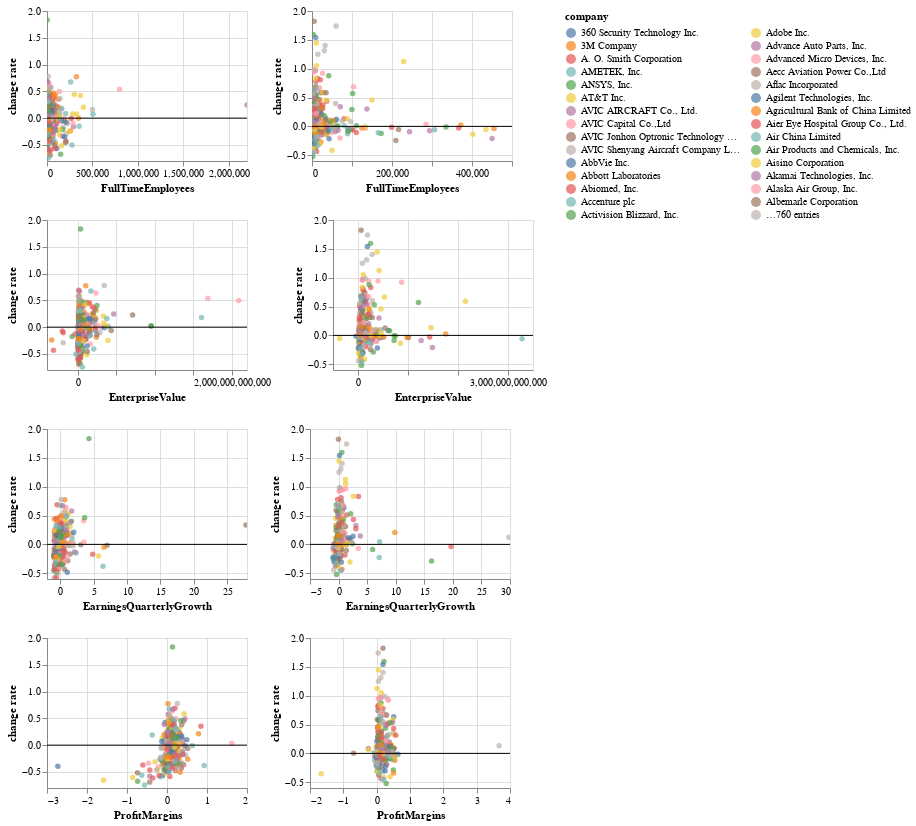

The code cell stored with this chart in its notebook:
### Markdown cell above
##### &ensp;&emsp;&emsp;&emsp;&emsp;&emsp; the U.S. &ensp; &ensp; &ensp;&ensp;&ensp;&ensp;&ensp;&ensp;&ensp;&ensp;&ensp;&ensp;&ensp;&ensp;&ensp;&ensp;&ensp;&ensp;&ensp;&ensp;&ensp;&ensp;&ensp;&ensp;&ensp; &ensp; &emsp;&emsp;&emsp;&emsp;&emsp; &emsp; &emsp;China

### Code cell
S_P_info = pd.read_csv('Data For Project/S_P500 Company Info.csv')
S_P_his = pd.read_csv('Data For Project/S_P500 Company History.csv',parse_dates=['Date'])
DAX_info = pd.read_csv('Data For Project/DAX30 Company Info.csv')
DAX_his = pd.read_csv('Data For Project/DAX30 Company History.csv',parse_dates=['Date'])
CSI_info = pd.read_csv('Data For Project/CSI300 Company Info.csv')
CSI_his = pd.read_csv('Data For Project/CSI300 Company History.csv',parse_dates=['Date'])

def get_growth(df):
    df=df.rename(columns={'Date':'date'})
    df = clipe_date(df,start_date,end_date)
    df = df.set_index('date')
    growth= df.apply(lambda x: x/x[0]-1)
    growth = growth[-1:]
    growth = growth.T
    growth.columns=['change rate']
    growth.sort_index(inplace=True)
    return growth

S_P_growth = get_growth(S_P_his)
DAX_growth = get_growth(DAX_his)
CSI_growth= get_growth(CSI_his)

def sort_merge_info(df,df2):
    df=df.set_index('Name')
    df.sort_index(inplace=True)
    return df.join(df2)

S_P_info=sort_merge_info(S_P_info,S_P_growth)
DAX_info=sort_merge_info(DAX_info,DAX_growth)
CSI_info=sort_merge_info(CSI_info,CSI_growth)

S_P_info.head(2)
factors_country = ['FullTimeEmployees','EnterpriseValue','EarningsQuarterlyGrowth','ProfitMargins']

def plot_Scatter_countries(source,factor):
    Map=alt.Chart(source).mark_circle().encode(
        x=factor,
        y=alt.Y('change rate',title='change rate'),
        color=alt.Color('LongName',title='company',legend=alt.Legend(columns=2)),
        tooltip = ['LongName','change rate']
    ).properties(
        width=200,
        height=150
    ).interactive()
    line=line = alt.Chart(pd.DataFrame({'y': [0]})).mark_rule().encode(y='y')
    return Map+line

maps = []

for factor in enumerate(factors_country):
    maps.append(plot_Scatter_countries(S_P_info,factor[1]))
    maps.append(plot_Scatter_countries(CSI_info,factor[1]))
#     maps.append(plot_Scatter_countries(DAX_info,factor[1]))
plot = None
for row in np.array_split(np.array(maps),4):
    row_plot = row[0]
    for col in row[1:]:
        row_plot |= col
    if plot:
        plot &= row_plot
    else:
        plot = row_plot
        
plot

### Figure 1 — Vega-Lite specification as saved in the notebook (floating-point values rounded to 4 significant figures; data arrays with more than 128 entries replaced by an {"elided": "..."} marker saying what was removed)
{"config": {"view": {"continuousWidth": 400, "continuousHeight": 300}}, "vconcat": [{"hconcat": [{"layer": [{"data": {"name": "data-ea63f0c86d4fdcabd1badac3a281be38"}, "mark": "circle", "encoding": {"color": {"type": "nominal", "field": "LongName", "legend": {"columns": 2}, "title": "company"}, "tooltip": [{"type": "nominal", "field": "LongName"}, {"type": "quantitative", "field": "change rate"}], "x": {"type": "quantitative", "field": "FullTimeEmployees"}, "y": {"type": "quantitative", "field": "change rate", "title": "change rate"}}, "height": 150, "selection": {"selector016": {"type": "interval", "bind": "scales", "encodings": ["x", "y"]}}, "width": 200}, {"data": {"name": "data-06fd9f850666401b4599de5588b60692"}, "mark": "rule", "encoding": {"y": {"type": "quantitative", "field": "y"}}}]}, {"layer": [{"data": {"name": "data-b267f11ac6ada83235fcbc893d371d74"}, "mark": "circle", "encoding": {"color": {"type": "nominal", "field": "LongName", "legend": {"columns": 2}, "title": "company"}, "tooltip": [{"type": "nominal", "field": "LongName"}, {"type": "quantitative", "field": "change rate"}], "x": {"type": "quantitative", "field": "FullTimeEmployees"}, "y": {"type": "quantitative", "field": "change rate", "title": "change rate"}}, "height": 150, "selection": {"selector017": {"type": "interval", "bind": "scales", "encodings": ["x", "y"]}}, "width": 200}, {"data": {"name": "data-06fd9f850666401b4599de5588b60692"}, "mark": "rule", "encoding": {"y": {"type": "quantitative", "field": "y"}}}]}]}, {"hconcat": [{"layer": [{"data": {"name": "data-ea63f0c86d4fdcabd1badac3a281be38"}, "mark": "circle", "encoding": {"color": {"type": "nominal", "field": "LongName", "legend": {"columns": 2}, "title": "company"}, "tooltip": [{"type": "nominal", "field": "LongName"}, {"type": "quantitative", "field": "change rate"}], "x": {"type": "quantitative", "field": "EnterpriseValue"}, "y": {"type": "quantitative", "field": "change rate", "title": "change rate"}}, "height": 150, "selection": {"selector018": {"type": "interval", "bind": "scales", "encodings": ["x", "y"]}}, "width": 200}, {"data": {"name": "data-06fd9f850666401b4599de5588b60692"}, "mark": "rule", "encoding": {"y": {"type": "quantitative", "field": "y"}}}]}, {"layer": [{"data": {"name": "data-b267f11ac6ada83235fcbc893d371d74"}, "mark": "circle", "encoding": {"color": {"type": "nominal", "field": "LongName", "legend": {"columns": 2}, "title": "company"}, "tooltip": [{"type": "nominal", "field": "LongName"}, {"type": "quantitative", "field": "change rate"}], "x": {"type": "quantitative", "field": "EnterpriseValue"}, "y": {"type": "quantitative", "field": "change rate", "title": "change rate"}}, "height": 150, "selection": {"selector019": {"type": "interval", "bind": "scales", "encodings": ["x", "y"]}}, "width": 200}, {"data": {"name": "data-06fd9f850666401b4599de5588b60692"}, "mark": "rule", "encoding": {"y": {"type": "quantitative", "field": "y"}}}]}]}, {"hconcat": [{"layer": [{"data": {"name": "data-ea63f0c86d4fdcabd1badac3a281be38"}, "mark": "circle", "encoding": {"color": {"type": "nominal", "field": "LongName", "legend": {"columns": 2}, "title": "company"}, "tooltip": [{"type": "nominal", "field": "LongName"}, {"type": "quantitative", "field": "change rate"}], "x": {"type": "quantitative", "field": "EarningsQuarterlyGrowth"}, "y": {"type": "quantitative", "field": "change rate", "title": "change rate"}}, "height": 150, "selection": {"selector020": {"type": "interval", "bind": "scales", "encodings": ["x", "y"]}}, "width": 200}, {"data": {"name": "data-06fd9f850666401b4599de5588b60692"}, "mark": "rule", "encoding": {"y": {"type": "quantitative", "field": "y"}}}]}, {"layer": [{"data": {"name": "data-b267f11ac6ada83235fcbc893d371d74"}, "mark": "circle", "encoding": {"color": {"type": "nominal", "field": "LongName", "legend": {"columns": 2}, "title": "company"}, "tooltip": [{"type": "nominal", "field": "LongName"}, {"type": "quantitative", "field": "change rate"}], "x": {"type": "quantitative", "field": "EarningsQuarterlyGrowth"}, "y": {"type": "quantitative", "field": "change rate", "title": "change rate"}}, "height": 150, "selection": {"selector021": {"type": "interval", "bind": "scales", "encodings": ["x", "y"]}}, "width": 200}, {"data": {"name": "data-06fd9f850666401b4599de5588b60692"}, "mark": "rule", "encoding": {"y": {"type": "quantitative", "field": "y"}}}]}]}, {"hconcat": [{"layer": [{"data": {"name": "data-ea63f0c86d4fdcabd1badac3a281be38"}, "mark": "circle", "encoding": {"color": {"type": "nominal", "field": "LongName", "legend": {"columns": 2}, "title": "company"}, "tooltip": [{"type": "nominal", "field": "LongName"}, {"type": "quantitative", "field": "change rate"}], "x": {"type": "quantitative", "field": "ProfitMargins"}, "y": {"type": "quantitative", "field": "change rate", "title": "change rate"}}, "height": 150, "selection": {"selector022": {"type": "interval", "bind": "scales", "encodings": ["x", "y"]}}, "width": 200}, {"data": {"name": "data-06fd9f850666401b4599de5588b60692"}, "mark": "rule", "encoding": {"y": {"type": "quantitative", "field": "y"}}}]}, {"layer": [{"data": {"name": "data-b267f11ac6ada83235fcbc893d371d74"}, "mark": "circle", "encoding": {"color": {"type": "nominal", "field": "LongName", "legend": {"columns": 2}, "title": "company"}, "tooltip": [{"type": "nominal", "field": "LongName"}, {"type": "quantitative", "field": "change rate"}], "x": {"type": "quantitative", "field": "ProfitMargins"}, "y": {"type": "quantitative", "field": "change rate", "title": "change rate"}}, "height": 150, "selection": {"selector023": {"type": "interval", "bind": "scales", "encodings": ["x", "y"]}}, "width": 200}, {"data": {"name": "data-06fd9f850666401b4599de5588b60692"}, "mark": "rule", "encoding": {"y": {"type": "quantitative", "field": "y"}}}]}]}], "$schema": "https://vega.github.io/schema/vega-lite/v4.8.1.json", "datasets": {"data-ea63f0c86d4fdcabd1badac3a281be38": {"elided": "500 records"}, "data-06fd9f850666401b4599de5588b60692": [{"y": 0}], "data-b267f11ac6ada83235fcbc893d371d74": {"elided": "300 records"}}}
